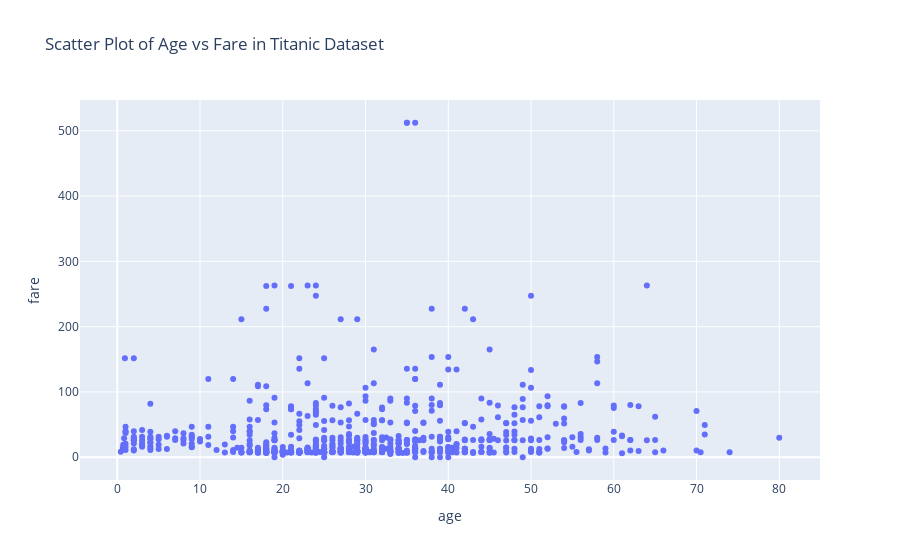

Notebook code cell kept with this figure:
### Code cell
import seaborn as sns
import plotly.express as px

# Load the Titanic dataset from seaborn
titanic_data = sns.load_dataset('titanic')

# Create a scatter plot using Plotly Express
fig = px.scatter(titanic_data, x='age', y='fare', title='Scatter Plot of Age vs Fare in Titanic Dataset')

# Show the plot
fig.show()

### Figure 1 — Plotly figure (JSON) as saved in the notebook; plotly's stock layout.template omitted (floating-point values rounded to 4 significant figures; data arrays with more than 128 entries replaced by an {"elided": "..."} marker saying what was removed)
{"data": [{"hovertemplate": "age=%{x}<br>fare=%{y}<extra></extra>", "legendgroup": "", "marker": {"color": "#636efa", "symbol": "circle"}, "mode": "markers", "name": "", "orientation": "v", "showlegend": false, "type": "scatter", "x": {"elided": "891 float values"}, "xaxis": "x", "y": {"elided": "891 float values"}, "yaxis": "y"}], "layout": {"autosize": true, "legend": {"tracegroupgap": 0}, "title": {"text": "Scatter Plot of Age vs Fare in Titanic Dataset"}, "xaxis": {"anchor": "y", "autorange": true, "domain": [0, 1], "range": [-4.907, 85.33], "title": {"text": "age"}, "type": "linear"}, "yaxis": {"anchor": "x", "autorange": true, "domain": [0, 1], "range": [-42.28, 554.6], "title": {"text": "fare"}, "type": "linear"}}}
